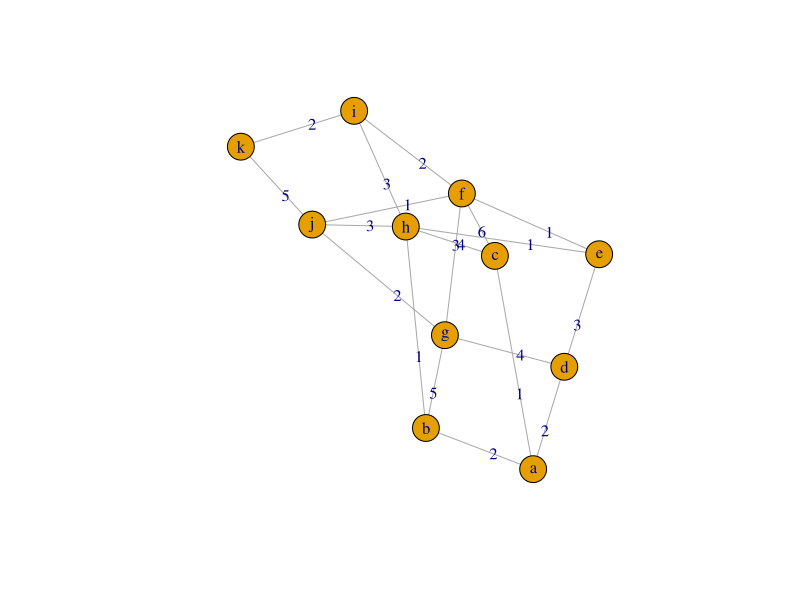

This chart was generated by the following R code: (Note: this script raises an error after producing the figure.)
## ---- chunk 1
knitr::opts_chunk$set(echo = TRUE)
## ---- chunk 2
library(igraph)
MS <- matrix(c(0,2,1,2,0,0,0,0,0,0,0,
2,0,0,0,0,0,5,1,0,0,0,
1,0,0,0,0,6,0,4,0,0,0,
2,0,0,0,3,0,4,0,0,0,0,
0,0,0,3,0,1,0,1,0,0,0,
0,0,6,0,1,0,3,0,2,1,0,
0,5,0,4,0,3,0,0,0,2,0,
0,1,4,0,1,0,0,0,3,3,0,
0,0,0,0,0,2,0,3,0,0,2,
0,0,0,0,0,1,2,3,0,0,5,
0,0,0,0,0,0,0,0,2,5,0), nrow = 11, ncol = 11, byrow = TRUE,
dimnames = list(c("a", "b","c","d","e","f","g","h","i","j","k"),
c("a", "b","c","d","e","f","g","h","i","j","k")))
#MS

#graf z macierzy sąsiedztwa (nazwy kolumn będą etykietami wierzchołków)

graf1<-graph_from_adjacency_matrix(MS,mode= "undirected", weighted = TRUE, add.colnames = "nazwa")
V(graf1)
E(graf1)

#plot(graf1, edge.label = E(graf1)$weight)
plot(graf1, vertex.label = V(graf1)$nazwa, edge.label = E(graf1)$weight)
## ---- chunk 3
library(igraph)
# DFS
dfs(graf1,1)

DFS <- dfs(graf1,1, parent=TRUE, dist=TRUE) #pokazuje kolejność odwiedzania, poprzednika i odległość od korzenia
DFS

parent<-as.matrix(DFS$parent[2:length(DFS$parent)])
parent

## ---- chunk 4
library(igraph)
EL<-cbind(2:length(DFS$parent),parent)
EL
drzewo <- graph_from_edgelist(EL, directed = FALSE)
plot(drzewo)
E(graf1)$color<-"black"
E(graf1)$width<-1
E(drzewo)$color<-"red"
E(drzewo)$width<-3
plot(graf1, vertex.label = V(graf1)$nazwa,layout=layout_in_circle)
par(new=T) #rysujemy jeden graf na drugim
plot(drzewo, vertex.label = V(graf1)$nazwa,layout=layout_in_circle)
## ---- chunk 5
library(igraph)
bfs(graf1,1)
BFS <- bfs(graf1,1, parent=TRUE, dist=TRUE)
parent<-as.matrix(BFS$parent[2:length(BFS$parent)])
parent
EL<-cbind(2:length(BFS$parent),parent)
EL
drzewo <- graph_from_edgelist(EL, directed = FALSE)
plot(drzewo)
E(drzewo)$color<-"red"
E(drzewo)$width<-3
plot(graf1, vertex.label = V(graf1)$nazwa,layout=layout_in_circle)
par(new=T)
plot(drzewo, vertex.label = V(graf1)$nazwa,layout=layout_in_circle)
## ---- chunk 6
#Zadanie 
#Zastosować powyższe algorytmy z innym punktem startowym (np. 7). W przypadku bezpośredniego uruchomienia powyższych fragmentów skryptu pojawi się błąd. Zidentyfikować przyczynę tego błędu i wprowadzić odpowiednie zmiany

library(igraph)

dfs(graf1,7) #Zmiana na 7
DFS <- dfs(graf1,7, parent=T, dist=T) #Zmiana na 7
DFS
parent<-as.matrix(DFS$parent) #sklejamy wszystko
parent

EL<-cbind(1:length(DFS$parent),parent)
EL<- na.omit(EL) #pomijamy miejsca z brakiem wartosci
EL

drzewo <- graph_from_edgelist(EL, directed = FALSE)
plot(drzewo)
E(graf1)$color<-"black"
E(graf1)$width<-1
E(drzewo)$color<-"red"
E(drzewo)$width<-3
plot(graf1, vertex.label = V(graf1)$nazwa,layout=layout_in_circle)
par(new=T) #rysujemy jeden graf na drugim
plot(drzewo, vertex.label = V(graf1)$nazwa,layout=layout_in_circle)

## ---- chunk 7
library(igraph)

E(graf1)$color<-"black"
E(graf1)$width<-1
E(drzewo)$color<-"red"
E(drzewo)$width<-3
plot(graf1, vertex.label = V(graf1)$nazwa,layout=layout_in_circle)
par(new=T) #rysujemy jeden graf na drugim
drzewko <- plot(drzewo, vertex.label = V(graf1)$nazwa,layout=layout_in_circle)
plot(drzewo)
plot(compose(drzewo, drzewko, byname = "auto"))
